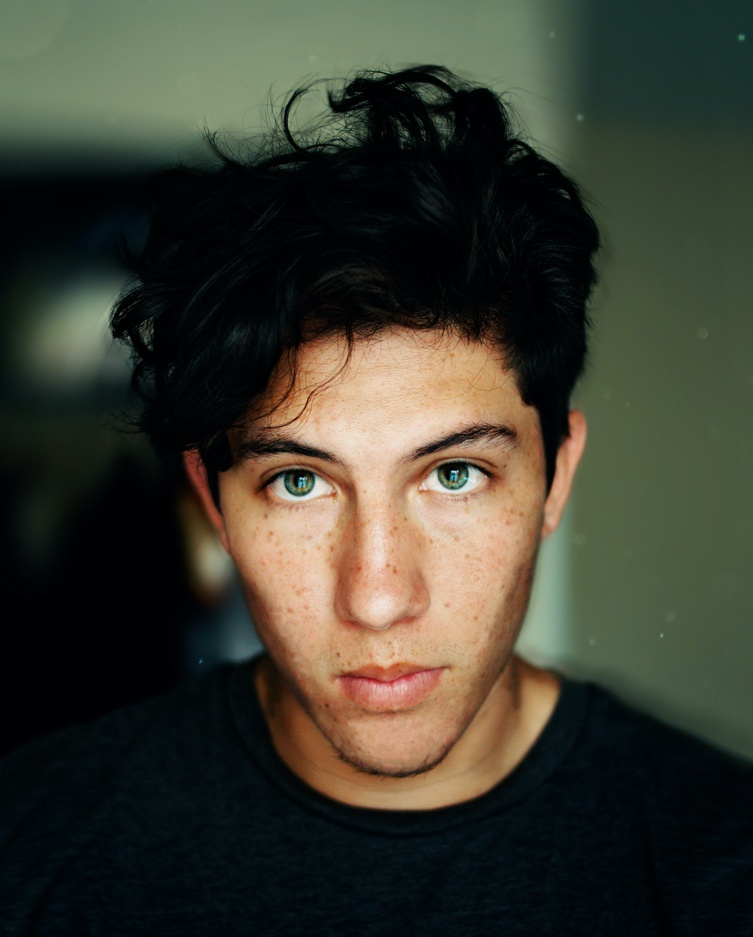
#> input picture human.jpg, 753 x 937 px, shrunk from 4516 x 5622 before the run
$ python manipulation.py
#> lines starting #> are read from the running program, lines starting #| are printed output that depends on the picture; after the words box and inside, x2 and y2 are one past the last pixel; in counts of white or black regions, pixels touching at a corner belong together

import cv2
import numpy as np
#read the image
img = cv2.imread("human.jpg")
#> img is the input picture: shape (937, 753, 3); mean B, G, R 48.7, 60.8, 60.7
# cv2.imshow("Human",img)

#convert to grayscale
imgGray = cv2.cvtColor(img, cv2.COLOR_BGR2GRAY)
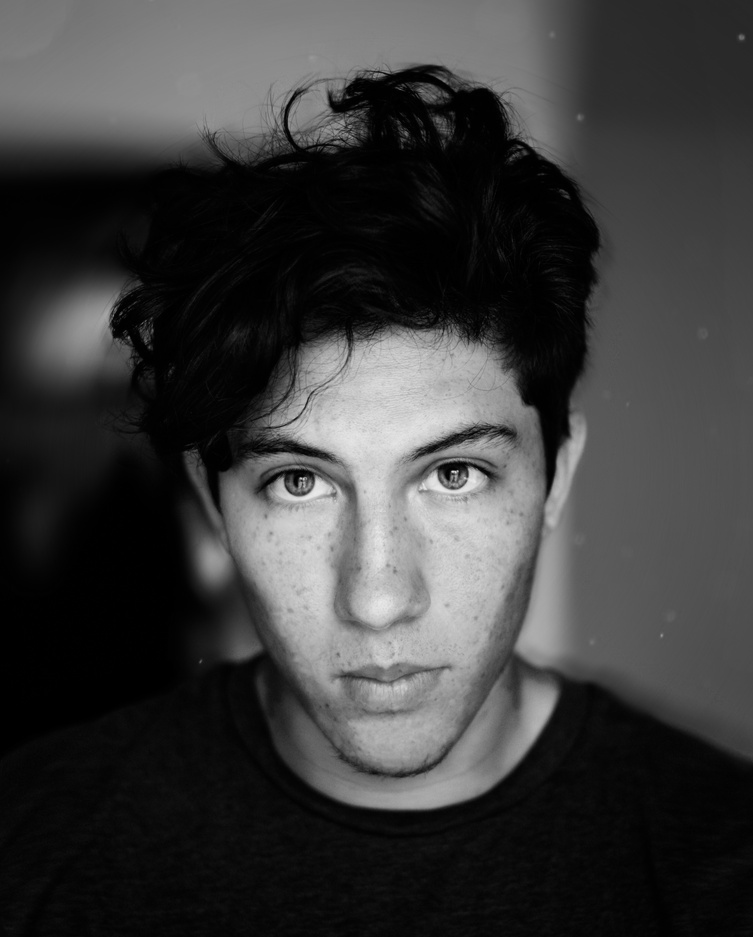
#> imgGray: shape (937, 753); min 0, max 235, mean 59.4
# cv2.imshow("Gray Human",imgGray)

imgBlur = cv2.GaussianBlur(imgGray, (7,7), 0)
# cv2.imshow("Blur Human",imgBlur)

imgCanny = cv2.Canny(img, 50, 80)
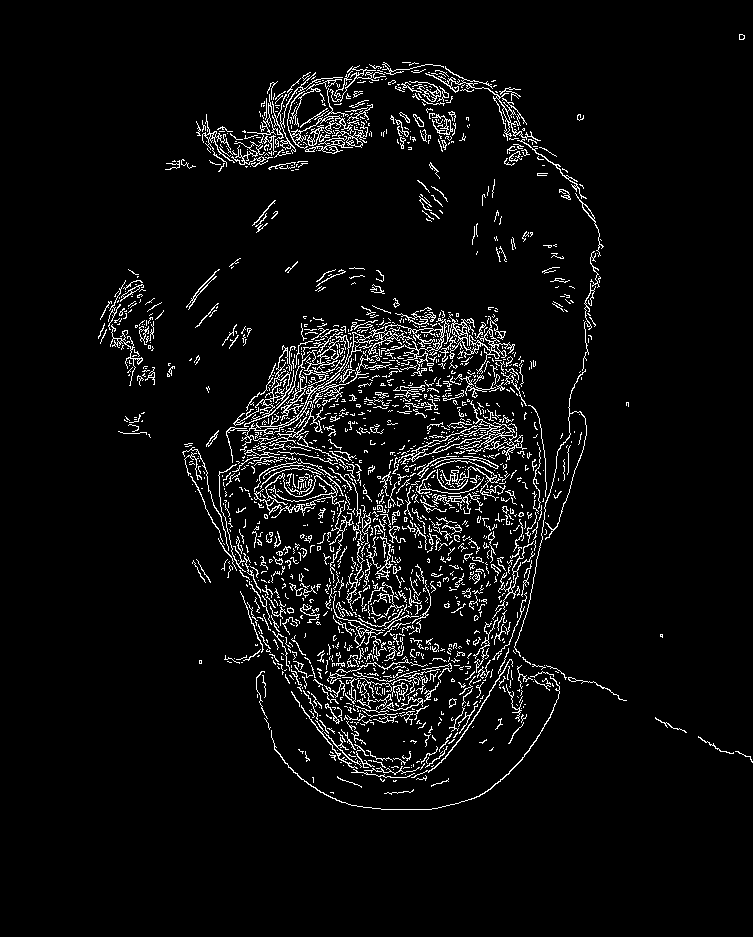
#> imgCanny: shape (937, 753); 5.1% white in thin lines or dots, all inside (x1, y1, x2, y2) = (98, 34, 753, 810)
cv2.imshow("Canny Human",imgCanny)

#kernel
kernel = np.ones((5,5), np.uint8)

#image dilation
imgDilation = cv2.dilate(imgCanny, kernel=kernel, iterations=1)
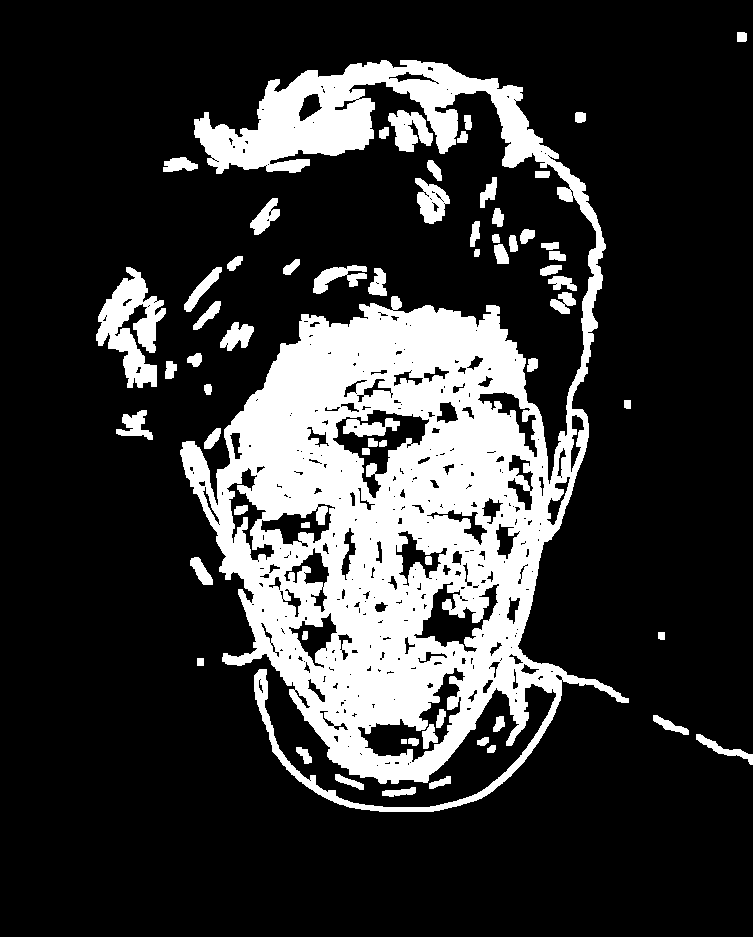
#> imgDilation: shape (937, 753); 20.8% white; 64 white regions, largest, box (x1, y1, x2, y2) and area: (180, 60, 629, 812) 129020, (96, 267, 166, 388) 4113, (388, 110, 433, 152) 1147
cv2.imshow("Dilation Human",imgDilation)


#wait for a key press
cv2.waitKey(0)
